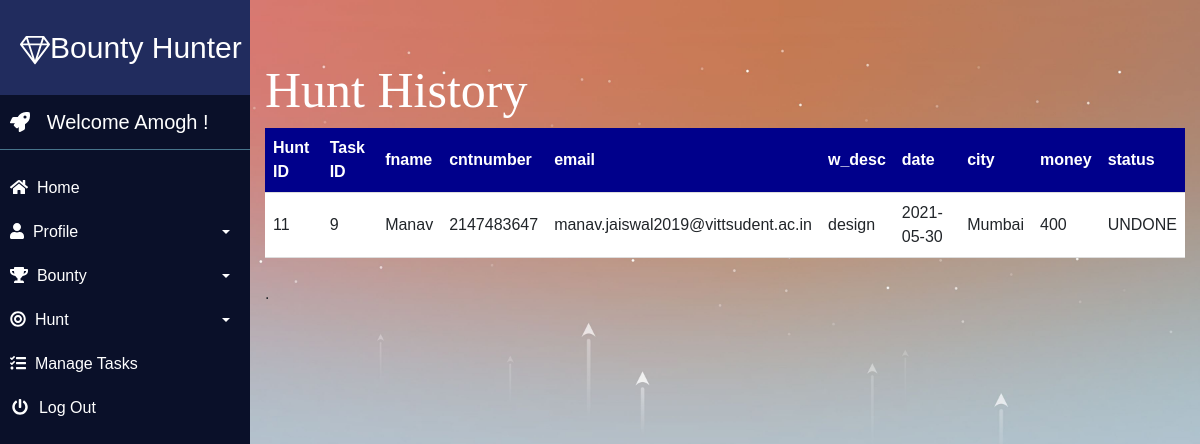
/pendinghunt.php (signed in), run on the app's committed database.
### tables this page shows
CREATE TABLE `huntinfo` (
  `huntid` int(11) NOT NULL,
  `taskid` int(11) NOT NULL,
  `h_userid` varchar(100) NOT NULL
);

CREATE TABLE `userinfo` (
  `fname` varchar(100) NOT NULL,
  `lname` varchar(100) NOT NULL,
  `age` int(100) NOT NULL,
  `gen` varchar(100) NOT NULL,
  `cntnumber` int(10) NOT NULL,
  `email` varchar(100) NOT NULL,
  `aadhar` int(12) NOT NULL,
  `userid` varchar(100) NOT NULL,
  `pass` varchar(100) NOT NULL
);

CREATE TABLE `taskinfo` (
  `taskid` int(11) NOT NULL,
  `t_userid` varchar(100) NOT NULL,
  `w_desc` varchar(500) NOT NULL,
  `date` date NOT NULL,
  `state` varchar(30) NOT NULL,
  `city` varchar(100) NOT NULL,
  `money` int(11) NOT NULL,
  `status` varchar(10) NOT NULL DEFAULT 'UNDONE'
);

### common.php (called while the page is built)
<?php
function escape($html) {
  return htmlspecialchars($html, ENT_QUOTES | ENT_SUBSTITUTE, "UTF-8");
}

### pendinghunt.php (the view, shortened to what this page needs)
<?php
	if($_SESSION['sid']==session_id())
	{
  try {
	  require "config.php";
    require "common.php";
    $connection = new PDO($dsn, $username, $password, $options);
$sql = "SELECT huntid,huntinfo.taskid,fname,cntnumber,email,w_desc,date,state,city,money,status FROM huntinfo
INNER JOIN taskinfo
ON huntinfo.taskid=taskinfo.taskid
INNER JOIN userinfo
ON taskinfo.t_userid=userinfo.userid
WHERE h_userid= :h_userid  AND status='UNDONE'";
$h_userid = $_SESSION['h_userid'];
$statement = $connection->prepare($sql);
$statement->bindParam(':h_userid', $h_userid, PDO::PARAM_STR);
$statement->execute();
$result = $statement->fetchAll();
  } catch(PDOException $error) {
    echo $sql . "<br>" . $error->getMessage();
  }
?>
<?php require "templates/header3.php"; ?>
<h2 style="color: white;font-size: 50px; font-family: 'Alfa Slab One';text-align: left;">Hunt History</h2>
<?php
  if ($result && $statement->rowCount() > 0) { ?>
    <table>
      <thead>
<tr>
  <th>Hunt ID</th>
  <th>Task ID</th>
  <th>fname</th>
  <th>cntnumber</th>
  <th>email</th>
  <th>w_desc</th>
  <th>date</th>
  <th>city</th>
  <th>money</th>
  <th>status</th>
</tr>
      </thead>
      <tbody>
  <?php foreach ($result as $row) { ?>
      <tr>
<td><?php echo escape($row["huntid"]); ?></td>
<td><?php echo escape($row["taskid"]); ?></td>
<td><?php echo escape($row["fname"]); ?></td>
<td><?php echo escape($row["cntnumber"]); ?></td>
<td><?php echo escape($row["email"]); ?></td>
<td><?php echo escape($row["w_desc"]); ?></td>
<td><?php echo escape($row["date"]); ?></td>
<td><?php echo escape($row["city"]); ?></td>
<td><?php echo escape($row["money"]); ?></td>
<td><?php echo escape($row["status"]); ?></td>
      </tr>
    <?php } ?>
      </tbody>
  </table><br>
  <?php } else { ?>
  > No results found for <?php echo escape($_SESSION['h_userid']); }?>.
    <?php
	include "templates/footer2.php";
	}
	else
		header("location:index.php");
	?>

### css/profile.css (style rules this page uses)
body { background: -webkit-linear-gradient(left, #3931af, #00c6ff); }

### css/stylecss.css (style rules this page uses)
body { font-family: 'Poppins', sans-serif; background: #fafafa; }

### dashboard.php (style rules this page uses)
body { background-image: url(imgs/pic12.jpg); background-repeat: no-repeat; background-attachment: fixed; background-size: cover; }

### pendinghunt.php (style rules this page uses)
table { border-collapse: collapse; width: 100%; background-color: white; }
th, td { padding: 8px; text-align: left; border-bottom: 1px solid #ddd; }
th { background-color: #00008B; color: white; }

### data on the page
huntinfo: huntid "11", taskid "9", userinfo.fname "Manav", userinfo.cntnumber "2147483647", userinfo.email "manav.jaiswal2019@vittsudent.ac.in", taskid.w_desc "design", taskid.date "2021-05-30", taskid.city "Mumbai", taskid.money "400", taskid.status "UNDONE"

### other printed values
$_SESSION['fname'] "Amogh"
